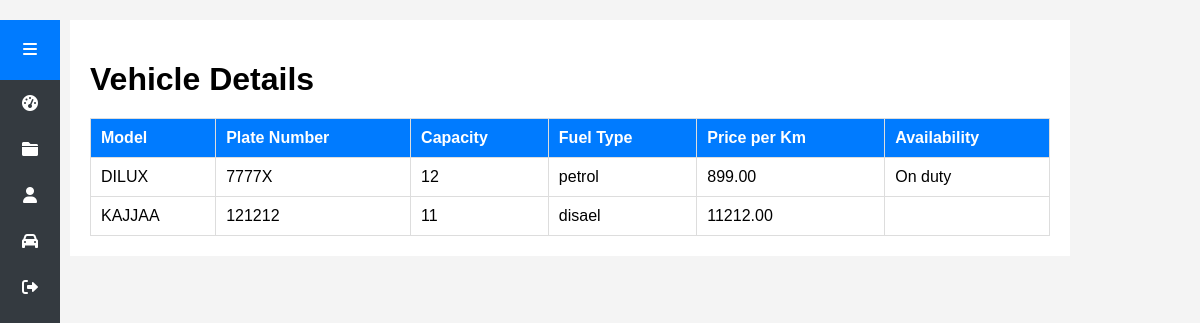
Screenshot of /driver/vehicle_details.php (signed in) with the database file from the repository.
### tables this page shows
CREATE TABLE `cabs` (
  `id` int(11) NOT NULL,
  `driver_id` int(11) NOT NULL,
  `model` varchar(255) NOT NULL,
  `plate_number` varchar(20) NOT NULL,
  `capacity` int(11) NOT NULL,
  `fuel_type` varchar(20) DEFAULT NULL,
  `price_per_km` decimal(10,2) NOT NULL,
  `availability` enum('On duty','On leave','maintenance') NOT NULL,
  `created_at` timestamp NULL DEFAULT current_timestamp()
);

### driver/vehicle_details.php (the view, shortened to what this page needs)
<?php
include '../db.php';
$driver_id = $_SESSION['id'];
$query = "SELECT model, plate_number, capacity, fuel_type, price_per_km, availability FROM cabs WHERE driver_id = ?";
$stmt = $conn->prepare($query);
$stmt->bind_param("i", $driver_id);
$stmt->execute();
$result = $stmt->get_result();
?>
<!DOCTYPE html>
<html lang="en">
<head>
    <link rel="stylesheet" href="../styles.css">
    <link rel="stylesheet" href="https://cdnjs.cloudflare.com/ajax/libs/font-awesome/6.0.0-beta3/css/all.min.css">
</head>
<body>
<div class="sidebar" id="sidebar">
    <div class="sidebar-header">
        <div class="menu-toggle" id="menu-toggle">
            <i class="fas fa-bars"></i>
        </div>
    </div>
    <div class="sidebar-menu">
        <a href="driver_dashboard.php"><i class="fas fa-tachometer-alt"></i> <span class="menu-text">Dashboard</span></a>
        <a href="manage_bookings.php"><i class="fas fa-folder"></i><span class="menu-text">Manage Bookings</span></a>
        <a href="manage_profile.php"><i class="fas fa-user"></i><span class="menu-text">Profile Details</span></a>
        <a href="vehicle_details.php"><i class="fas fa-car"></i> <span class="menu-text">Vehicle Details</span></a>
        <a href="../driver/logout.php"><i class="fas fa-sign-out-alt"></i><span class="menu-text">Logout</span></a>
    </div>
</div>
<div class="container">
    <h1>Vehicle Details</h1>
    <?php if ($result->num_rows > 0): ?>
        <table>
            <thead>
                <tr>
                    <th>Model</th>
                    <th>Plate Number</th>
                    <th>Capacity</th>
                    <th>Fuel Type</th>
                    <th>Price per Km</th>
                    <th>Availability</th>
                </tr>
            </thead>
            <tbody>
                <?php while ($row = $result->fetch_assoc()): ?>
                    <tr>
                        <td><?php echo htmlspecialchars($row['model']); ?></td>
                        <td><?php echo htmlspecialchars($row['plate_number']); ?></td>
                        <td><?php echo htmlspecialchars($row['capacity']); ?></td>
                        <td><?php echo htmlspecialchars($row['fuel_type']); ?></td>
                        <td><?php echo htmlspecialchars($row['price_per_km']); ?></td>
                        <td><?php echo htmlspecialchars($row['availability']); ?></td>
                    </tr>
                <?php endwhile; ?>
            </tbody>
        </table>
    <?php else: ?>
        <p>No vehicles are assigned to you.</p>
    <?php endif; ?>
</div>
</body>
</html>

### styles.css (style rules this page uses)
body { font-family: Arial, sans-serif; background-color: #f4f4f4; margin: 0; padding: 0; }

### driver/vehicle_details.php (style rules this page uses)
.sidebar { width: 60px; height: 100vh; background-color: #343a40; position: fixed; transition: width 0.3s; }
.sidebar-header { display: flex; justify-content: center; align-items: center; height: 60px; background-color: #007BFF; }
.menu-toggle { cursor: pointer; color: white; }
.sidebar-menu { display: flex; flex-direction: column; align-items: center; }
.sidebar-menu a { padding: 15px 0; color: white; text-decoration: none; display: flex; justify-content: center; align-items: center; width: 100%; }
.container { margin-left: 70px; padding: 20px; }
.container h1 { margin-bottom: 20px; }
table { width: 100%; border-collapse: collapse; }
table, th, td { border: 1px solid #ddd; }
th, td { padding: 10px; text-align: left; }
th { background-color: #007BFF; color: white; }

### rows the page displays
cabs: model "DILUX", plate_number "7777X", capacity "12", fuel_type "petrol", price_per_km "899.00", availability "On duty"
cabs: model "KAJJAA", plate_number "121212", capacity "11", fuel_type "disael", price_per_km "11212.00"
